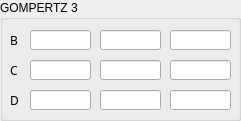
          <widget class="QGroupBox" name="groupBox_15">
           <property name="geometry">
            <rect>
             <x>310</x>
             <y>670</y>
             <width>241</width>
             <height>121</height>
            </rect>
           </property>
           <property name="title">
            <string>GOMPERTZ 3</string>
           </property>
           <widget class="QLabel" name="label_32">
            <property name="geometry">
             <rect>
              <x>10</x>
              <y>30</y>
              <width>21</width>
              <height>20</height>
             </rect>
            </property>
            <property name="font">
             <font>
              <family>Courier 10 Pitch</family>
              <pointsize>9</pointsize>
             </font>
            </property>
            <property name="text">
             <string>B</string>
            </property>
           </widget>
           <widget class="QLineEdit" name="param_B3">
            <property name="geometry">
             <rect>
              <x>100</x>
              <y>30</y>
              <width>61</width>
              <height>20</height>
             </rect>
            </property>
            <property name="readOnly">
             <bool>false</bool>
            </property>
           </widget>
           <widget class="QLabel" name="label_33">
            <property name="geometry">
             <rect>
              <x>10</x>
              <y>60</y>
              <width>31</width>
              <height>20</height>
             </rect>
            </property>
            <property name="font">
             <font>
              <family>Courier 10 Pitch</family>
              <pointsize>9</pointsize>
             </font>
            </property>
            <property name="text">
             <string>C</string>
            </property>
           </widget>
           <widget class="QLineEdit" name="param_C3">
            <property name="geometry">
             <rect>
              <x>100</x>
              <y>60</y>
              <width>61</width>
              <height>20</height>
             </rect>
            </property>
            <property name="readOnly">
             <bool>false</bool>
            </property>
           </widget>
           <widget class="QLineEdit" name="param_D3">
            <property name="geometry">
             <rect>
              <x>100</x>
              <y>90</y>
              <width>61</width>
              <height>20</height>
             </rect>
            </property>
            <property name="readOnly">
             <bool>false</bool>
            </property>
           </widget>
           <widget class="QLabel" name="label_34">
            <property name="geometry">
             <rect>
              <x>10</x>
              <y>90</y>
              <width>31</width>
              <height>20</height>
             </rect>
            </property>
            <property name="font">
             <font>
              <family>Courier 10 Pitch</family>
              <pointsize>9</pointsize>
             </font>
            </property>
            <property name="text">
             <string>D</string>
            </property>
           </widget>
           <widget class="QLineEdit" name="param_B3_L">
            <property name="geometry">
             <rect>
              <x>30</x>
              <y>30</y>
              <width>61</width>
              <height>20</height>
             </rect>
            </property>
            <property name="readOnly">
             <bool>false</bool>
            </property>
           </widget>
           <widget class="QLineEdit" name="param_B3_H">
            <property name="geometry">
             <rect>
              <x>170</x>
              <y>30</y>
              <width>61</width>
              <height>20</height>
             </rect>
            </property>
            <property name="readOnly">
             <bool>false</bool>
            </property>
           </widget>
           <widget class="QLineEdit" name="param_C3_H">
            <property name="geometry">
             <rect>
              <x>170</x>
              <y>60</y>
              <width>61</width>
              <height>20</height>
             </rect>
            </property>
            <property name="readOnly">
             <bool>false</bool>
            </property>
           </widget>
           <widget class="QLineEdit" name="param_C3_L">
            <property name="geometry">
             <rect>
              <x>30</x>
              <y>60</y>
              <width>61</width>
              <height>20</height>
             </rect>
            </property>
            <property name="readOnly">
             <bool>false</bool>
            </property>
           </widget>
           <widget class="QLineEdit" name="param_D3_H">
            <property name="geometry">
             <rect>
              <x>170</x>
              <y>90</y>
              <width>61</width>
              <height>20</height>
             </rect>
            </property>
            <property name="readOnly">
             <bool>false</bool>
            </property>
           </widget>
           <widget class="QLineEdit" name="param_D3_L">
            <property name="geometry">
             <rect>
              <x>30</x>
              <y>90</y>
              <width>61</width>
              <height>20</height>
             </rect>
            </property>
            <property name="readOnly">
             <bool>false</bool>
            </property>
           </widget>
          </widget>
